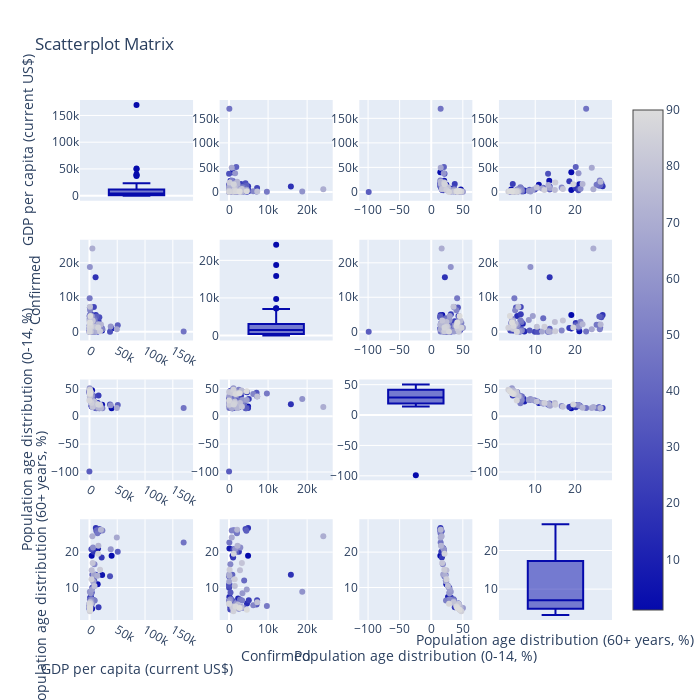

Notebook cell for this chart:
### Markdown cell above
## Relation Between ;
<a id = "5">  </a>
GDP per capita (current US$)

Confirmed

Population age distribution (0-14, %)

Population age distribution (60+ years, %)

### Code cell
df_comp = df.loc[:,["GDP per capita (current US$)", "Confirmed", "Population age distribution (0-14, %)", "Population age distribution (60+ years, %)"]]
df_comp.drop(index = df_comp[df_comp["Population age distribution (60+ years, %)"] == "..."].index, inplace = True)
df_comp.drop(index = df_comp[df_comp["Population age distribution (0-14, %)"] == "..."].index, inplace = True)

df_comp = df_comp.astype({"Population age distribution (0-14, %)": "float","Population age distribution (60+ years, %)" : "float" })
df_comp["index"] = np.arange(1,len(df_comp)+1)

fig = ff.create_scatterplotmatrix(df_comp, diag = "box",  colormap = "Blues", index = "index", colormap_type = "cat", height = 700, width = 700)

iplot(fig)
